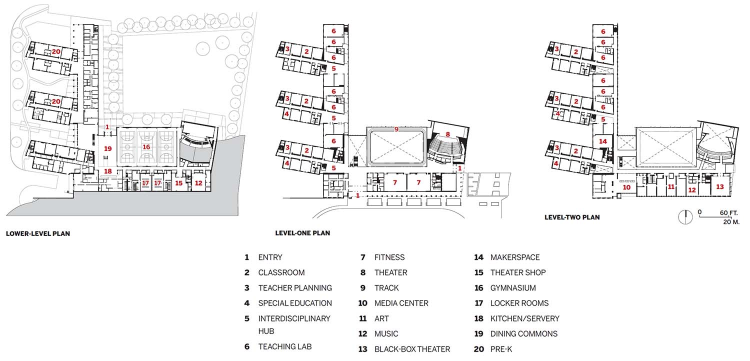
#> input picture face-reidentification/BMHS_FloorPlan.JPG, 1500 x 721 px (shown at 1/2 size)
$ python enhanced_pathfinding.py
#> lines starting #> are read from the running program, lines starting #| are printed output that depends on the picture; after the words box and inside, x2 and y2 are one past the last pixel; in counts of white or black regions, pixels touching at a corner belong together
#!/usr/bin/env python3
"""
Enhanced Dream Safety Navigation System
Converts floor plans to navigable graphs and provides intelligent pathfinding
"""

import cv2
import numpy as np
import networkx as nx
import json
import base64
from typing import Dict, List, Tuple, Optional
from scipy.spatial.distance import euclidean
from skimage import morphology, measure
import matplotlib.pyplot as plt
from pathlib import Path

class FloorPlanProcessor:
    """Converts floor plan images into navigable node graphs"""

    def __init__(self, floor_plan_path: str, pixels_per_meter: float = 10.0):
        """
        Initialize the floor plan processor

        Args:
            floor_plan_path: Path to the floor plan image
            pixels_per_meter: Scale factor (pixels per real-world meter)
        """
#> called with floor_plan_path = 'BMHS_FloorPlan.JPG', pixels_per_meter = 10
        self.floor_plan_path = floor_plan_path
        self.pixels_per_meter = pixels_per_meter
        self.original_image = cv2.imread(floor_plan_path)
#> self.original_image is the input picture: shape (721, 1500, 3); mean B, G, R 241.8, 241.7, 242
        if self.original_image is None:
            raise FileNotFoundError(f"Could not load floor plan: {floor_plan_path}")

        self.processed_image = None
        self.walkable_mask = None
        self.graph = nx.Graph()
        self.node_positions = {}

    def preprocess_floor_plan(self, threshold_method='adaptive'):
        """
        Step 1: Convert floor plan to binary walkable/non-walkable mask

        Args:
            threshold_method: 'adaptive', 'otsu', or 'manual'
        """
#> called with threshold_method = 'adaptive'
        # Convert to grayscale
        gray = cv2.cvtColor(self.original_image, cv2.COLOR_BGR2GRAY)

        # Apply different thresholding methods
        if threshold_method == 'adaptive':
            # Adaptive thresholding works well for varying lighting
            binary = cv2.adaptiveThreshold(
                gray, 255, cv2.ADAPTIVE_THRESH_GAUSSIAN_C,
                cv2.THRESH_BINARY, 11, 2
            )
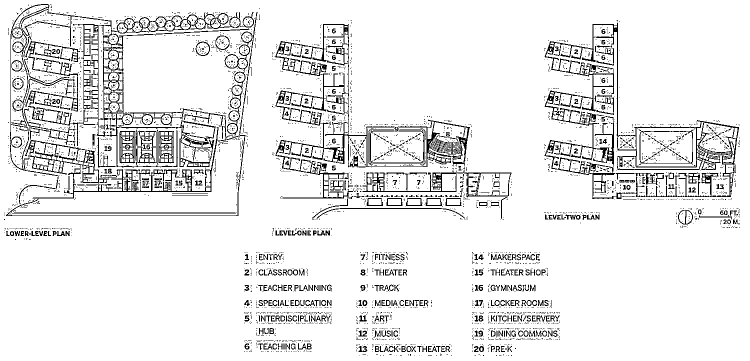
#> binary: shape (721, 1500) (shown at 1/2 size); 91.4% white; black in thin lines or dots
        elif threshold_method == 'otsu':
            # Otsu's method automatically finds optimal threshold
            _, binary = cv2.threshold(gray, 0, 255, cv2.THRESH_BINARY + cv2.THRESH_OTSU)
        else:
            # Manual threshold (adjust based on your floor plan)
            _, binary = cv2.threshold(gray, 127, 255, cv2.THRESH_BINARY)

        # Clean up the binary image
        # Remove small noise
        kernel = np.ones((3, 3), np.uint8)
        binary = cv2.morphologyEx(binary, cv2.MORPH_CLOSE, kernel)
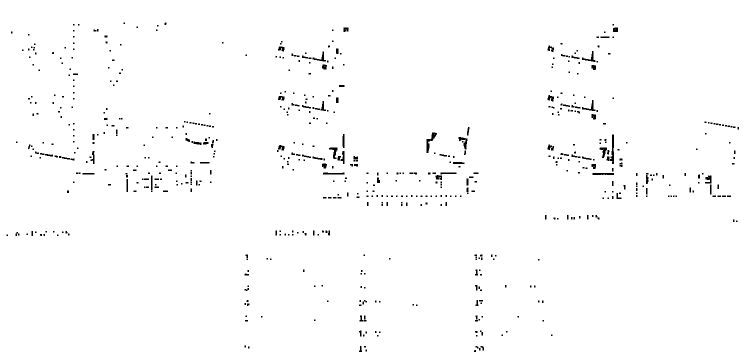
#> binary: shape (721, 1500) (shown at 1/2 size); 98.7% white; 642 black regions (479 under 20 px), largest, box (x1, y1, x2, y2) and area: (853, 265, 874, 306) 277, (1220, 269, 1228, 328) 262, (917, 274, 935, 299) 181
        binary = cv2.morphologyEx(binary, cv2.MORPH_OPEN, kernel)
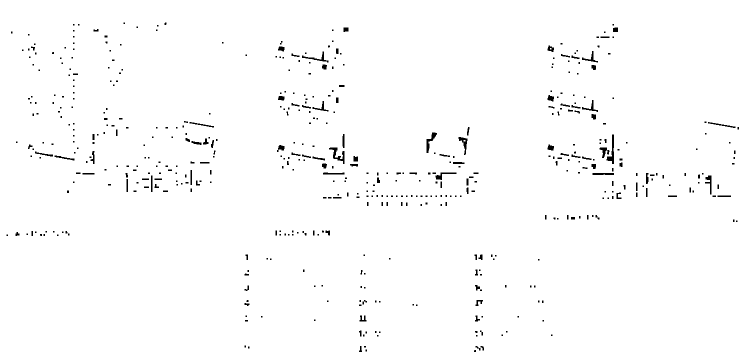
#> binary: shape (721, 1500) (shown at 1/2 size); 98.7% white; 513 black regions (347 under 20 px), largest, box (x1, y1, x2, y2) and area: (658, 295, 689, 328) 342, (1213, 269, 1228, 328) 328, (853, 265, 874, 306) 280

        # Invert if needed (white = walkable, black = walls)
        # Adjust this based on your floor plan colors
        if np.mean(binary) < 127:  # If mostly black, invert
            binary = cv2.bitwise_not(binary)

        self.walkable_mask = binary
        self.processed_image = binary

        print(f"✅ Floor plan preprocessed: {np.sum(binary == 255)} walkable pixels")
#| ✅ Floor plan preprocessed: 1067189 walkable pixels
        return binary

    def create_node_grid(self, grid_spacing: int = 20, min_clearance: int = 10):
        """
        Step 2: Create a grid of nodes in walkable areas

        Args:
            grid_spacing: Distance between grid nodes (pixels)
            min_clearance: Minimum distance from walls (pixels)
        """
#> called with grid_spacing = 25, min_clearance = 8
        if self.walkable_mask is None:
            raise ValueError("Must preprocess floor plan first")

        height, width = self.walkable_mask.shape
#> height = 721; width = 1500
        nodes = []
        node_id = 0

        # Create distance transform to find areas far from walls
        dist_transform = cv2.distanceTransform(
            self.walkable_mask, cv2.DIST_L2, 5
        )
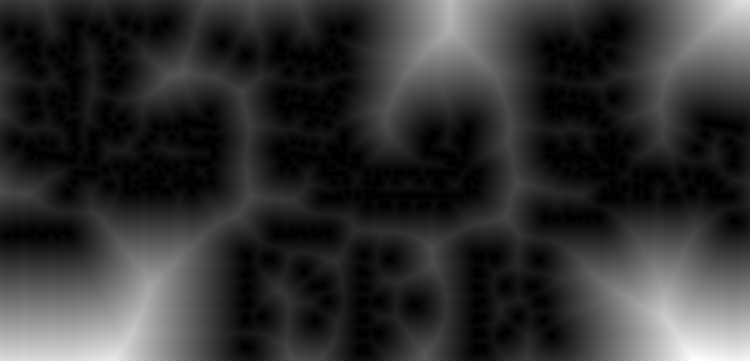
#> dist_transform: shape (721, 1500) float32 (shown at 1/2 size); min 0, max 292.6, mean 57.7; drawn with min black and max white

        # Sample grid points
        for y in range(grid_spacing // 2, height, grid_spacing):
            for x in range(grid_spacing // 2, width, grid_spacing):
                # Check if this point is walkable and has sufficient clearance
                if (self.walkable_mask[y, x] == 255 and
                    dist_transform[y, x] >= min_clearance):

                    node_name = f"N{node_id:04d}"
                    self.graph.add_node(node_name,
                                      pos_x=x, pos_y=y,
                                      real_x=x/self.pixels_per_meter,
                                      real_y=y/self.pixels_per_meter)
                    self.node_positions[node_name] = (x, y)
                    nodes.append((node_name, x, y))
                    node_id += 1
#> after the loop, node_id = 1512

        print(f"✅ Created {len(nodes)} navigation nodes")
#| ✅ Created 1512 navigation nodes
        return nodes

    def connect_nodes(self, max_connection_distance: float = None):
        """
        Step 3: Connect adjacent nodes with weighted edges

        Args:
            max_connection_distance: Maximum distance to connect nodes (pixels)
        """
#> called with max_connection_distance = 35
        if max_connection_distance is None:
            max_connection_distance = 30  # Default connection distance

        nodes = list(self.graph.nodes())
        connections = 0

        for i, node1 in enumerate(nodes):
            pos1 = self.node_positions[node1]

            for j, node2 in enumerate(nodes[i+1:], i+1):
                pos2 = self.node_positions[node2]
                distance = euclidean(pos1, pos2)

                if distance <= max_connection_distance:
                    # Check if path between nodes is clear
                    if self._is_path_clear(pos1, pos2):
                        # Convert pixel distance to real-world distance
                        real_distance = distance / self.pixels_per_meter

                        self.graph.add_edge(node1, node2,
                                          weight=real_distance,
                                          pixel_distance=distance)
                        connections += 1

        print(f"✅ Created {connections} node connections")
#| ✅ Created 2661 node connections
        return connections

    def _is_path_clear(self, pos1: Tuple[int, int], pos2: Tuple[int, int]) -> bool:
        """Check if straight line path between two points is walkable"""
        x1, y1 = pos1
        x2, y2 = pos2

        # Use Bresenham's line algorithm to check all pixels along path
        points = self._bresenham_line(x1, y1, x2, y2)

        for x, y in points:
            if (x < 0 or y < 0 or
                y >= self.walkable_mask.shape[0] or
                x >= self.walkable_mask.shape[1] or
                self.walkable_mask[y, x] == 0):
                return False
        return True

    def _bresenham_line(self, x1: int, y1: int, x2: int, y2: int) -> List[Tuple[int, int]]:
        """Bresenham's line algorithm for pixel-perfect line drawing"""
        points = []
        dx = abs(x2 - x1)
        dy = abs(y2 - y1)
        sx = 1 if x1 < x2 else -1
        sy = 1 if y1 < y2 else -1
        err = dx - dy

        x, y = x1, y1

        while True:
            points.append((x, y))

            if x == x2 and y == y2:
                break

            e2 = 2 * err
            if e2 > -dy:
                err -= dy
                x += sx
            if e2 < dx:
                err += dx
                y += sy

        return points

    def add_special_locations(self, locations: Dict[str, Tuple[int, int]]):
        """
        Add special locations (entrances, exits, safe rooms, etc.)

        Args:
            locations: Dict mapping location names to (x, y) pixel coordinates
        """
        for name, (x, y) in locations.items():
            # Find nearest existing node or create new one
            nearest_node = self._find_nearest_node(x, y)

            if nearest_node:
                # Update existing node with location info
                self.graph.nodes[nearest_node]['location_type'] = name
                self.graph.nodes[nearest_node]['is_special'] = True
            else:
                # Create new special node
                node_name = f"LOC_{name.upper().replace(' ', '_')}"
                self.graph.add_node(node_name,
                                  pos_x=x, pos_y=y,
                                  real_x=x/self.pixels_per_meter,
                                  real_y=y/self.pixels_per_meter,
                                  location_type=name,
                                  is_special=True)
                self.node_positions[node_name] = (x, y)

                # Connect to nearby nodes
                self._connect_special_node(node_name)

        print(f"✅ Added {len(locations)} special locations")

    def _find_nearest_node(self, x: int, y: int, max_distance: float = 25) -> Optional[str]:
        """Find the nearest existing node to given coordinates"""
        min_dist = float('inf')
        nearest = None

        for node, (nx, ny) in self.node_positions.items():
            dist = euclidean((x, y), (nx, ny))
            if dist < min_dist and dist <= max_distance:
                min_dist = dist
                nearest = node

        return nearest

    # [23 lines left out: function _connect_special_node, not called in this run]

    def save_graph(self, output_path: str):
        """Save the generated graph to GEXF format"""
        nx.write_gexf(self.graph, output_path)
        print(f"✅ Graph saved to {output_path}")

    def visualize_graph(self, save_path: str = None, show_connections: bool = True):
        """Create a visualization of the generated graph"""
#> called with save_path = 'floor_plan_visualization.png', show_connections = True
        fig, (ax1, ax2) = plt.subplots(1, 2, figsize=(20, 10))

        # Original floor plan
        ax1.imshow(cv2.cvtColor(self.original_image, cv2.COLOR_BGR2RGB))
        ax1.set_title("Original Floor Plan")
        ax1.axis('off')

        # Processed floor plan with graph
        ax2.imshow(self.walkable_mask, cmap='gray')

        # Draw nodes
        for node, (x, y) in self.node_positions.items():
            node_data = self.graph.nodes[node]
            if node_data.get('is_special', False):
                ax2.plot(x, y, 'ro', markersize=8, label='Special Location')
            else:
                ax2.plot(x, y, 'bo', markersize=3, alpha=0.7)

        # Draw connections
        if show_connections:
            for edge in self.graph.edges():
                node1, node2 = edge
                pos1 = self.node_positions[node1]
                pos2 = self.node_positions[node2]
                ax2.plot([pos1[0], pos2[0]], [pos1[1], pos2[1]],
                        'g-', alpha=0.3, linewidth=0.5)

        ax2.set_title(f"Generated Navigation Graph ({len(self.graph.nodes)} nodes)")
        ax2.axis('off')

        plt.tight_layout()

        if save_path:
            plt.savefig(save_path, dpi=150, bbox_inches='tight')
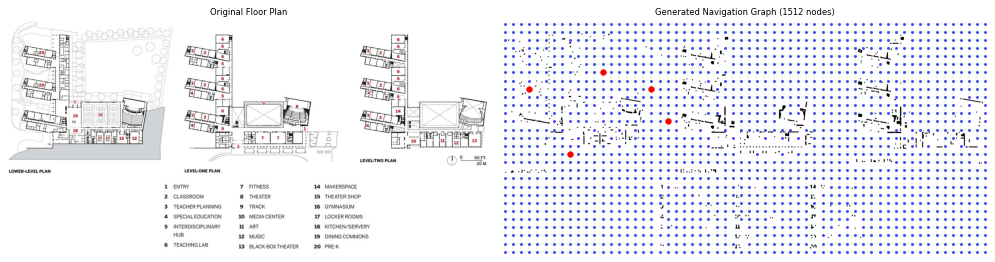
#> figure drawn by matplotlib, 2 panels
            print(f"✅ Visualization saved to {save_path}")

        plt.show()
        return fig

class EnhancedPathfinder:
    """Enhanced pathfinding with multiple algorithms and optimizations"""

    def __init__(self, graph: nx.Graph, node_positions: Dict[str, Tuple[int, int]]):
        self.graph = graph
        self.node_positions = node_positions

    def find_optimal_path(self, start: str, end: str, algorithm: str = 'dijkstra') -> Dict:
        """
        Find optimal path using specified algorithm

        Args:
            start: Start node name
            end: End node name
            algorithm: 'dijkstra', 'astar', or 'bidirectional'
        """
        try:
            if algorithm == 'dijkstra':
                path = nx.shortest_path(self.graph, start, end, weight='weight')
                length = nx.shortest_path_length(self.graph, start, end, weight='weight')

            elif algorithm == 'astar':
                # [4 lines left out: function heuristic, not called in this run]

                path = nx.astar_path(self.graph, start, end, heuristic=heuristic, weight='weight')
                length = nx.astar_path_length(self.graph, start, end, heuristic=heuristic, weight='weight')

            elif algorithm == 'bidirectional':
                path = nx.bidirectional_shortest_path(self.graph, start, end, weight='weight')
                length = nx.shortest_path_length(self.graph, start, end, weight='weight')

            else:
                raise ValueError(f"Unknown algorithm: {algorithm}")

            # Generate turn-by-turn directions
            directions = self._generate_directions(path)

            return {
                'status': 'success',
                'path': path,
                'length_meters': length,
                'directions': directions,
                'algorithm': algorithm,
                'node_count': len(path)
            }

        except nx.NetworkXNoPath:
            return {
                'status': 'no_path',
                'error': f'No path exists between {start} and {end}'
            }
        except Exception as e:
            return {
                'status': 'error',
                'error': str(e)
            }

    # [28 lines left out: function _generate_directions, not called in this run]

def main():
    """Example usage of the enhanced pathfinding system"""

    # Initialize processor
    floor_plan_path = "BMHS_FloorPlan.JPG"
    processor = FloorPlanProcessor(floor_plan_path, pixels_per_meter=10.0)

    # Step 1: Preprocess floor plan
    print("🔄 Step 1: Preprocessing floor plan...")
    processor.preprocess_floor_plan(threshold_method='adaptive')

    # Step 2: Create node grid
    print("🔄 Step 2: Creating navigation nodes...")
    processor.create_node_grid(grid_spacing=25, min_clearance=8)

    # Step 3: Connect nodes
    print("🔄 Step 3: Connecting nodes...")
    processor.connect_nodes(max_connection_distance=35)

    # Step 4: Add special locations
    print("🔄 Step 4: Adding special locations...")
    special_locations = {
        "Main Entrance": (100, 200),
        "Safe Room 1": (300, 150),
        "Safe Room 2": (500, 300),
        "Cafeteria": (200, 400),
        "Library": (450, 200)
    }
    processor.add_special_locations(special_locations)

    # Step 5: Save and visualize
    print("🔄 Step 5: Saving results...")
    processor.save_graph("enhanced_floor_plan.gexf")
    processor.visualize_graph("floor_plan_visualization.png")

    # Test pathfinding
    pathfinder = EnhancedPathfinder(processor.graph, processor.node_positions)

    # Find path between special locations
    start_node = "LOC_MAIN_ENTRANCE"
    end_node = "LOC_SAFE_ROOM_1"

    result = pathfinder.find_optimal_path(start_node, end_node, algorithm='astar')

    if result['status'] == 'success':
        print(f"\n🎯 Path found from {start_node} to {end_node}:")
        print(f"   Distance: {result['length_meters']:.1f} meters")
        print(f"   Nodes: {result['node_count']}")
        print("   Directions:")
        for i, direction in enumerate(result['directions'], 1):
            print(f"   {i}. {direction}")
    else:
        print(f"❌ {result['error']}")
#| ❌ Source LOC_MAIN_ENTRANCE is not in G

if __name__ == "__main__":
    main()

$ run again, with face-reidentification/BMHS_Navigation_Visualization.png saved as face-reidentification/BMHS_FloorPlan.JPG
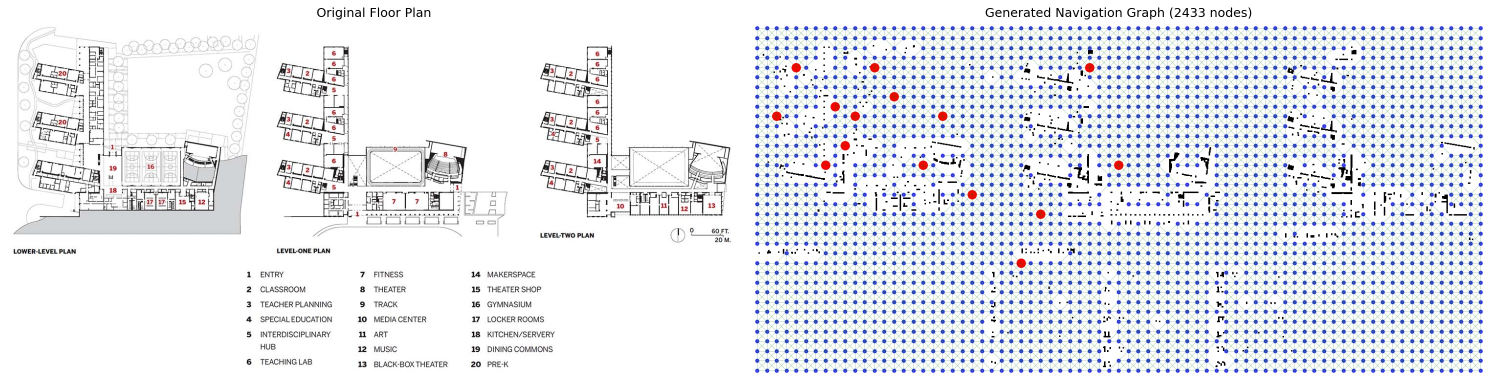
#> input picture face-reidentification/BMHS_Navigation_Visualization.png, 2985 x 766 px (shown at 1/2 size)
#> in __init__, self.original_image is the input picture: shape (766, 2985, 3); mean B, G, R 238.5, 233, 230.3
#> in preprocess_floor_plan, `binary = cv2.adaptiveThreshold( gray, 255, cv2.ADAPTIVE_THRESH_GAUSSIA..`:
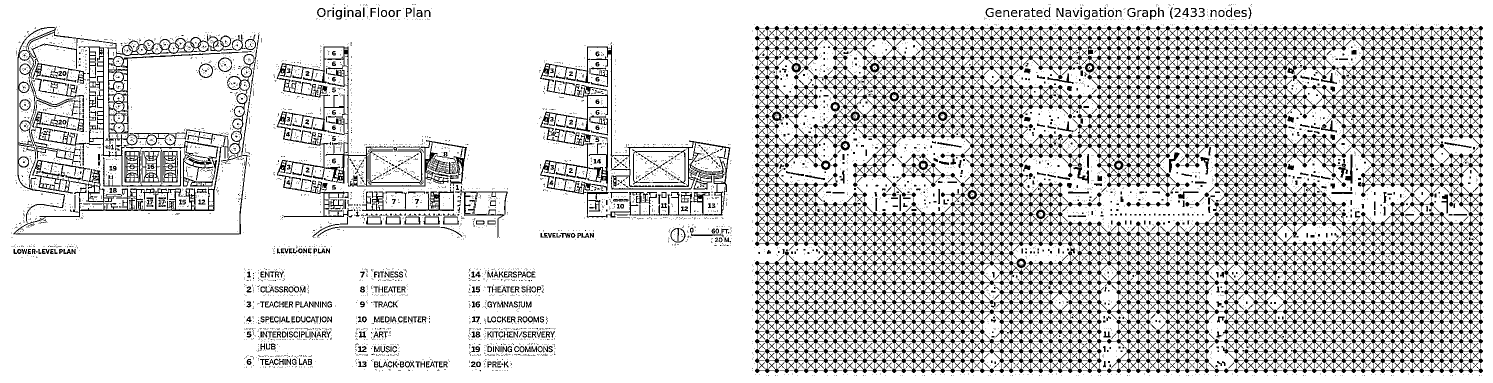
#> binary: shape (766, 2985) (shown at 1/2 size); 83.3% white; 11346 black regions (9120 under 20 px), largest, box (x1, y1, x2, y2) and area: (27, 54, 512, 469) 17282, (1080, 90, 1461, 435) 12867, (553, 93, 934, 435) 11480
#| ✅ Floor plan preprocessed: 2105718 walkable pixels
#| ✅ Created 1784 navigation nodes
#| ✅ Created 2873 node connections
#> in visualize_graph, `plt.savefig(save_path, dpi=150, bbox_inches='tight')`:
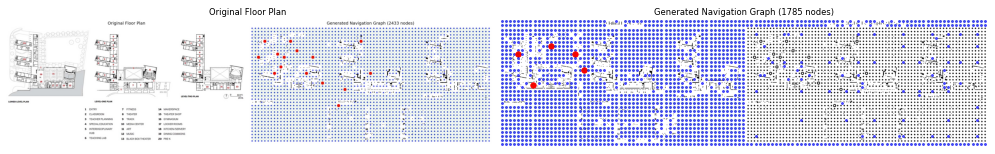
#> figure drawn by matplotlib, 2 panels
#| ❌ Source LOC_MAIN_ENTRANCE is not in G
